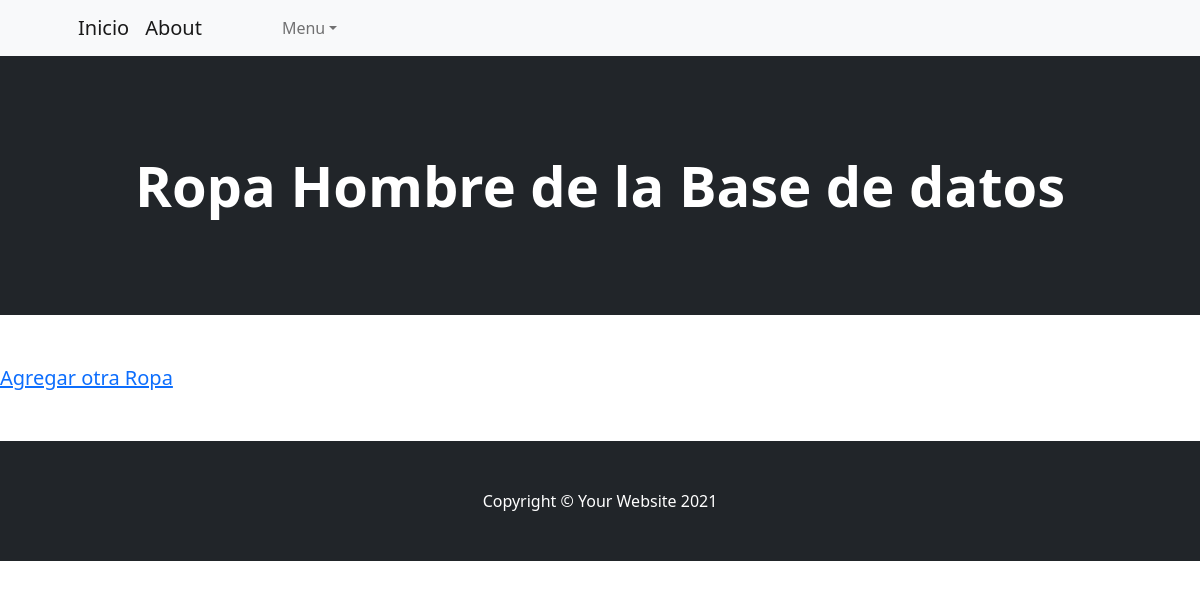
The page /AppRopa/leerRopaHombre on the database as committed earlier.
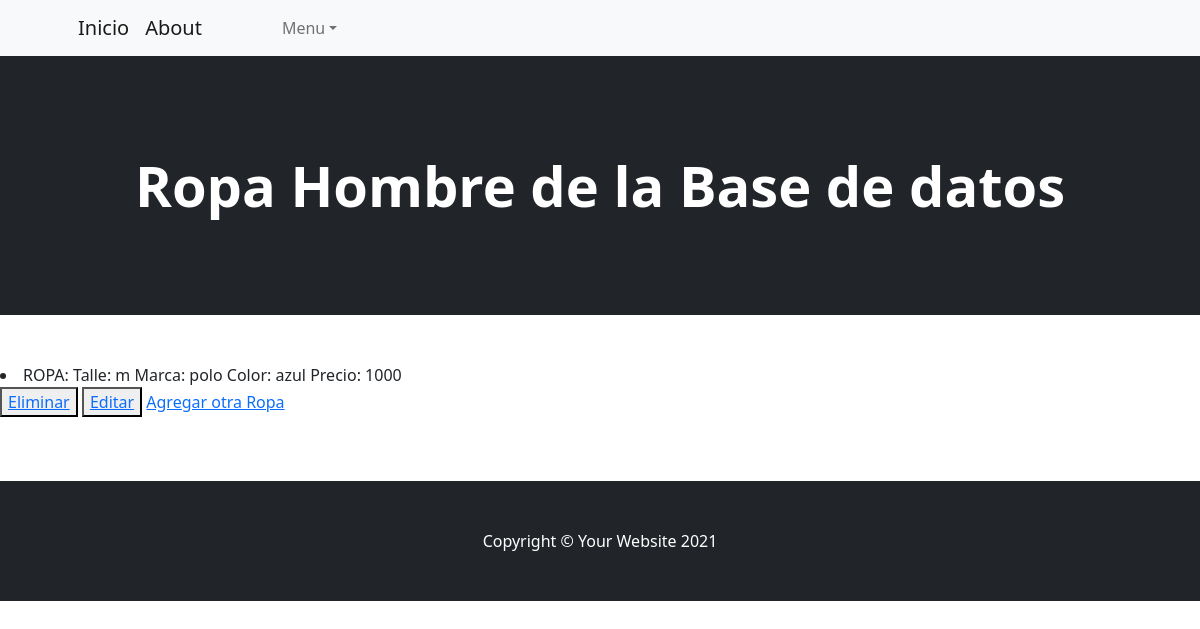
The same page on the database as committed later.
### AppRopa/models.py (models this page shows)
class Hombre(models.Model):
    talle = models.CharField(max_length=40)
    marca = models.CharField(max_length=40)
    color = models.CharField(max_length=40)
    precio = models.IntegerField()
    def __str__(self):
        return f"Talle:\n {self.talle} Marca:\n {self.marca} Color:\n {self.color} Precio:\n {self.precio}"

### AppRopa/views.py (the view)
# urls.py: path('leerRopaHombre', views.leerRopaHombre, name="LeerRopaHombre"),
def leerRopaHombre(request):
    ropahombre = Hombre.objects.all()
    dir = {"hombre":ropahombre} #dir = diccionario
    return render(request, "AppRopa/leerRopaHombre.html", dir)

### AppRopa/templates/AppRopa/leerRopaHombre.html (shortened to what this page needs)
{%extends "AppInicio/base.html"%}
{%load static%}
    {%block head%}
        <h1 class="display-4 fw-bolder">Ropa Hombre de la Base de datos</h1>
    {%endblock%}
    {%block contenido%}
        {% for r in hombre %}
            <li> ROPA: {{r}}  </li>
            <button>
                <a href="{% url 'EliminarRopaHombre' r.id %}"> Eliminar </a>
            </button>
            <button>
                <a href="{% url 'EditarRopaHombre' r.id %}"> Editar </a>
            </button>
        {% endfor %}
            <a href="/AppRopa/hombreFormulario">Agregar otra Ropa</a>
    {%endblock%}

Rows that differ between the two databases and show on the page:
added Hombre: talle+marca+color "Talle: m Marca: polo Color: azul Precio: 1000"
